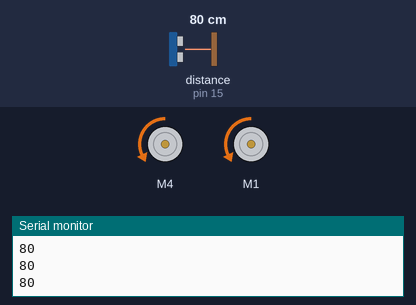
Bench run of a sketch on a simulated Arduino Uno, built with avr-gcc and run on an emulated ATmega328P. Parts: 2 × DC motor (green arrow = forward, orange = backward, longer = faster), the last lines printed to the serial monitor. The inputs (shaded band) are chosen by the test bench; at power-on: distance to the obstacle (sensor on pin 15) 80 cm.

Above: at 1.2 s.
1.3 s: distance to the obstacle (sensor on pin 15) set to 22 cm
2.8 s: distance to the obstacle (sensor on pin 15) set to 18 cm
At 3.5 s:
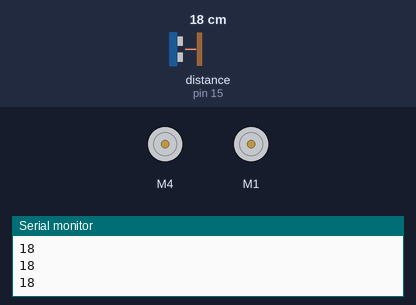
4.3 s: distance to the obstacle (sensor on pin 15) set to 35 cm
At 5.5 s:
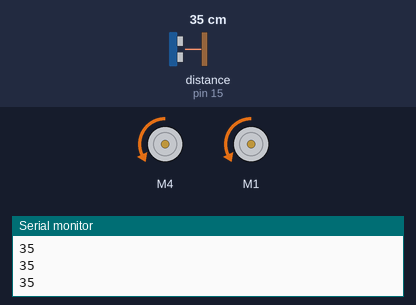
5.8 s: distance to the obstacle (sensor on pin 15) set to 2 cm
At 6.9 s:
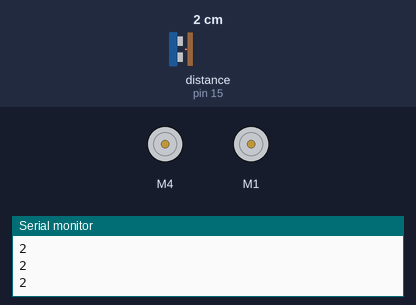
Timing chart, 0 to 8.3 s (numbered marks = the images above; inputs shaded):
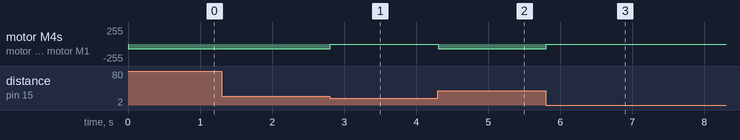

The sketch:

1st_work.ino
```cpp
#include <Ultrasonic.h>
#include <AFMotor.h>
Ultrasonic ultrasonic (14, 15);
int dist;
AF_DCMotor motorL(4);
AF_DCMotor motorR(1);
void setup() {
  // put your setup code here, to run once:
  Serial.begin(9600);
  motorL.run(RELEASE);
  motorR.run(RELEASE);
  motorL.setSpeed(70);
  motorR.setSpeed(70);
}

void loop() {
  // put your main code here, to run repeatedly:
  dist = ultrasonic.distanceRead();
  Serial.println(dist);
  if (dist > 20) {
    motorR.run(BACKWARD);
    motorL.run(BACKWARD);
  }
  else {
    motorL.run(RELEASE);
    motorR.run(RELEASE);
  }
}
```

Measured:
- the behaviour switches between 21 and 20 cm on distance to the obstacle (sensor on pin 15) (found by bisection; images 0 and 1)
- after the input at 2.8 s, motor M4, motor M1: backward 70/255 → stopped at once
- after the input at 4.3 s, motor M4, motor M1: stopped → backward 70/255 at once
- after the input at 5.8 s, motor M4, motor M1: backward 70/255 → stopped at once
